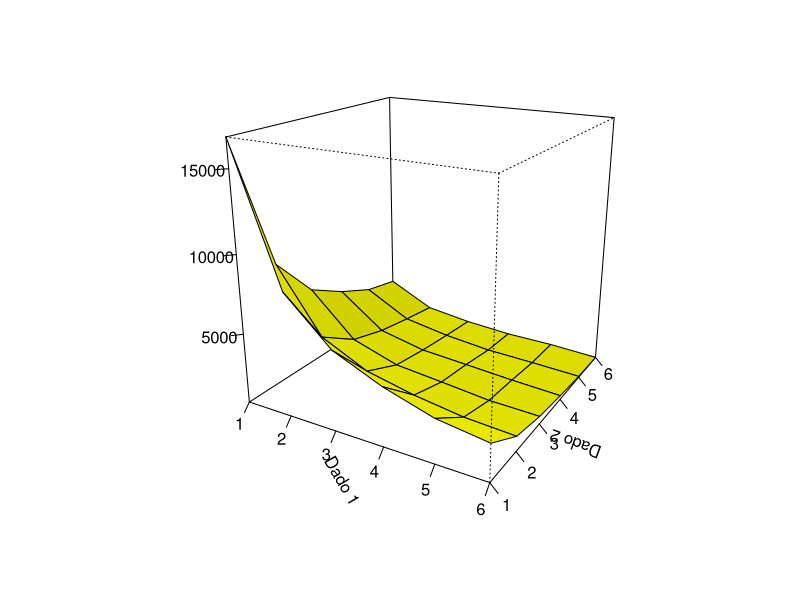

Write the R code that produced this figure.
# David Cabezas

# Las probabilidades de obtener cada cara son inversamente proporcionales al valor:
# Probabilidad de sacar:
# 1: k
# 2: k/2
# 3: k/3
# 4: k/4
# 5: k/5
# 6: k/6

# Imponiendo que las probabilidades deben de sumar 1, obtenemos el valor de k
# y por tanto las probabilidades reales.
# 1 = k (1+1/2+1/3+1/4+1/5+1/6) = k 49/20
# Concluimos que k=20/49. La probabilidad de obtener cada número es:
# 1: 20/49
# 2: 20/98
# 3: 20/147
# 4: 20/196
# 5: 20/245
# 6: 20/294

# Probabilidad de obtener 6 en un lanzamiento: 20/294
# Probabilidad de obtener impar (1, 3 ó 5) en un lanzamiento: 20/49+20/147+20/245=92/147

# Función que simula dos lanzamientos de este dado:
dadoCargado2 <- function(){
  return( sample(6,2,T,c(1,1/2,1/3,1/4,1/5,1/6)) )  # Devuelve un vector con los resultados de los dos lanzamientos
}

dadoCargado2()

# Repetimos el experimento 100000 veces almacenando el número de veces que se da cada resultado en una matriz,
# la fila indica el resultado del primer lanzamiento y la columna el del segundo.

resultados=matrix(data=rep(0,len=6*6), nrow=6, ncol=6) # Comenzamos con 0 en el contador de cada posible resultado

repeticiones=100000

for (i in 1:repeticiones) {
  res=dadoCargado2()
  resultados[res[1],res[2]]=resultados[res[1],res[2]]+1
}

resultados # Frecuencia de cada posible resultado
sum(resultados) # Deben sumar 100000

# Frecuencias de cada posible resultado
for ( i in 1:6){
  for (j in 1:6){
    cat(resultados[i,j]) # Frecuencia del resultado (i,j), valor i en el primer lanzamiento y valor j en el segundo
    cat(' ')
  }
  cat('\n')
}

# Superficie con las frecuencias
persp(x=1:6,y=1:6,resultados, xlab='Dado 1', ylab='Dado 2', zlab='', r=4,
      axes=T, ticktype='detailed', col='yellow', theta=30, phi=20, shade=0.2)

# Los sucesos no son equiprobables, la superficie es mucho más alta donde los
# valores son más bajos. La ecuación teórica de la superficie sería 100000*k^2/(xy)=16659.725/(xy)

# Probabilidad de que la suma sea 9 o más
# Los casos favorables son: (4,6), (5,5), (5,6), (6,4), (6,5), (6,6)
# Ahora que el dado está cargado, tenemos que calcular por separado la probabilidad
# de cada uno: (los últimos valores son aproximaciones)
# P(4,6)=k/4*k/6=k^2/24 = 0.00694155
# P(5,5)=k^2/25         = 0.00666389
# P(5,6)=k^2/30         = 0.00555324
# P(6,4)=P(4,6)         = 0.00694155
# P(6,5)=P(5,6)         = 0.00555324
# P(6,6)=k^2/36         = 0.00462770
# Sumando todos, obtenemos la probabilidad de que la suma sea 9 o más:
0.00694155*2+0.00555324*2+0.00666389+0.00462770
# 0.03628117

# Ahora veamos la frecuencia relativa en la simulación

# Resultados favorables en la simulación:
favorables=0
for ( i in 4:6){
  for (j in 4:6){
    if( i+j>9){
      favorables=favorables+resultados[i,j]
    }
  }
}

favorables # 3558
# Frecuencia relativa
favorables/repeticiones # 0.03558;
# La frecuencia relativa difiere ligeramente de la probabilidad real, pero es similar
